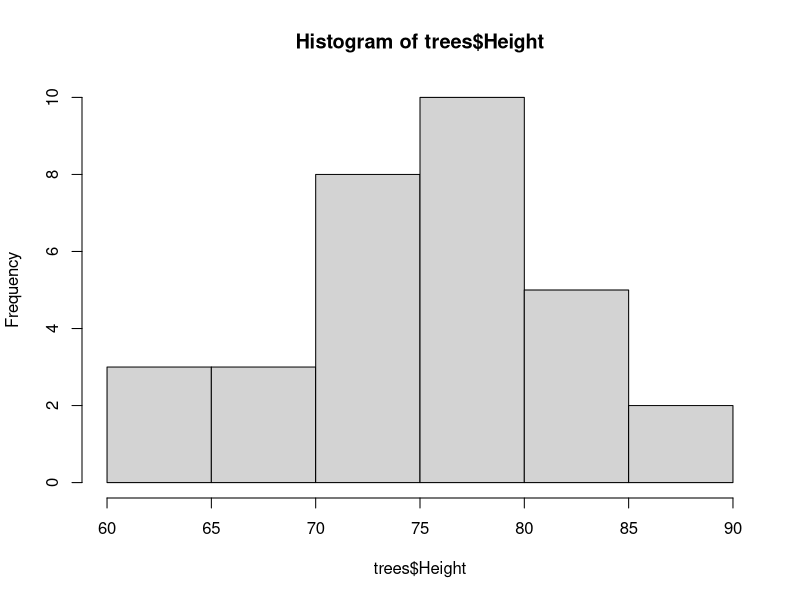
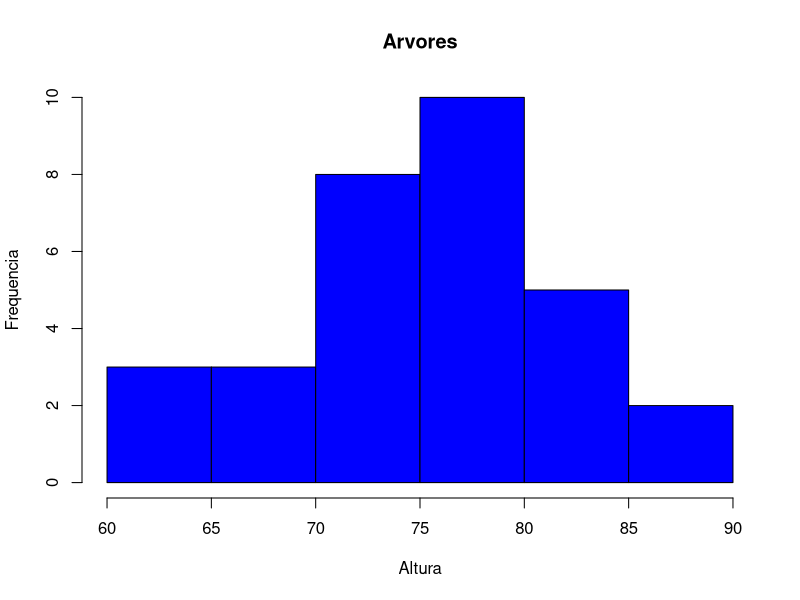
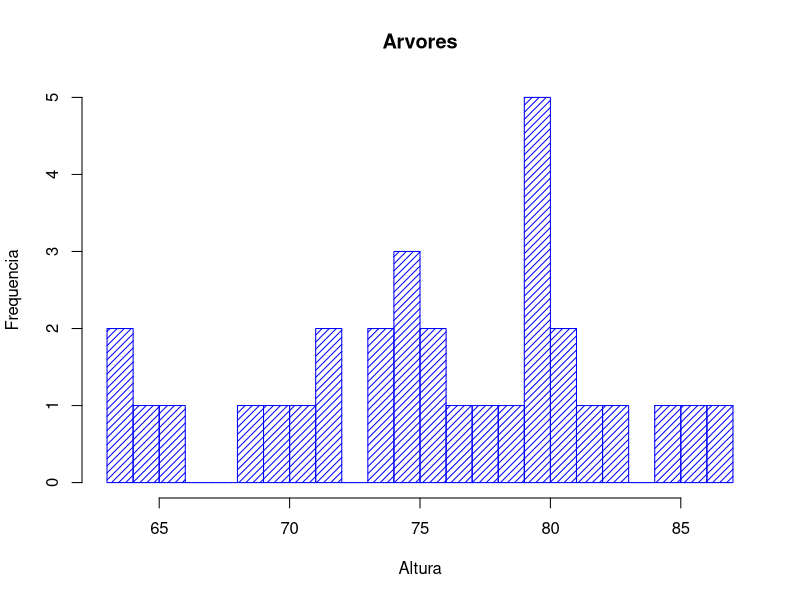
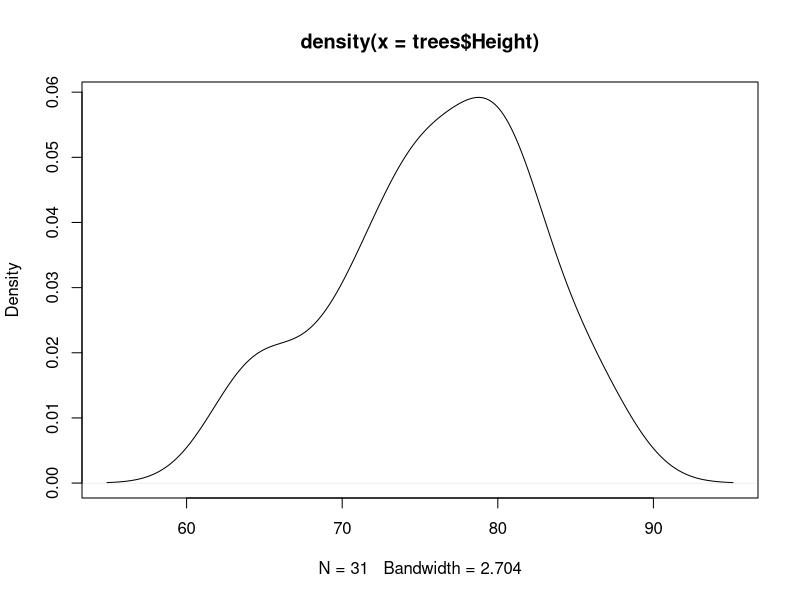

Here is the R script that generated these plots, in order:
#Histograma
trees
hist(trees$Height)
hist(trees$Height, main="Arvores", ylab="Frequencia",xlab="Altura", col="blue")
hist(trees$Height, main="Arvores", ylab="Frequencia",xlab="Altura", col="blue" , density=20, breaks=20)

#densidade
densidade = density(trees$Height)
plot(densidade)
